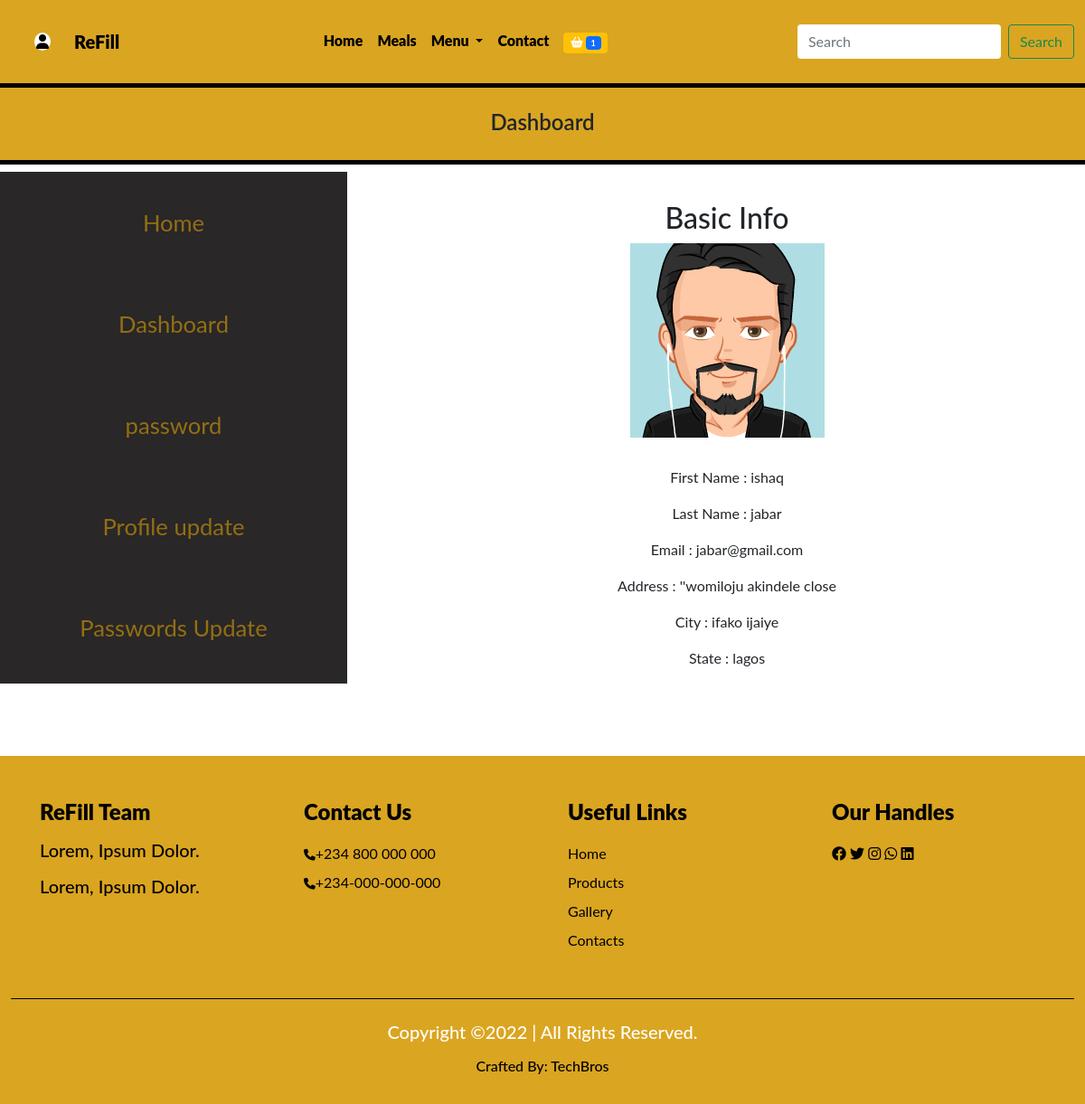
Screenshot of /dashboard (signed in) with the database file from the repository.
### dashboard/models.py (models this page shows, shortened)
class Profile(models.Model):
    user = models.OneToOneField(User, on_delete=models.CASCADE)
    first_name = models.CharField(max_length=250)
    last_name = models.CharField(max_length=250)
    email = models.EmailField(max_length=250)
    phone = models.CharField(max_length=250)
    address = models.CharField(max_length=250)
    city = models.CharField(max_length=250)
    state = models.CharField(max_length=250)
    profile_pix = models.ImageField(upload_to= 'dashboard', default='dashboard/avatar.jpg')

### techbro/views.py (the view)
# urls.py: path('dashboard', dashboard, name='dashboard'),
@login_required(login_url='signin')
def dashboard(requset ):
    profile_data =Profile.objects.get(user__username=requset.user.username)
    context ={
        'profile_data':profile_data
    }
    return render(requset, 'dashboard.html', context)

### techbro/context_processor.py (called while the page is built)
def cartcount(request):
    count = Shopcartt.objects.filter(user__username = request.user.username, paid= False)
    itemcount= 0
    for item in count:
        itemcount += item.c_item
    context = {
        'itemcount': itemcount
    }
    return context

### techbro/templates/dashboard.html (shortened to what this page needs)
{% extends 'base.html' %}
{% block header %} {% include 'header.html' %} {% endblock header %}
 {% block showcase %}  {% include 'dash_banner.html' %} {% endblock showcase  %}
{% block content %}
<section class="bigger">
    <div class="row text-center">
        {% include 'dash_sidebar.html' %}
        <div class="col-5 col-sm-6 col-md-3 col-lg-2 col-xl-8 base">
            <div class="basic">
                <div class="basicheader">
                    <h2>Basic Info</h2>
                </div>
                <div class="profileicon">
                    <img src="{{profile_data.profile_pix.url}}">
                </div>
                <div class="info">
                    <p>First Name : {{profile_data.first_name}}</p>
                    <p>Last Name  : {{profile_data.last_name}}</p>
                    <p>Email : {{profile_data.email}}</p>
                    <p>Address : ''{{profile_data.address}}</p>
                    <p>City : {{profile_data.city}}</p>
                    <p>State : {{profile_data.state}}</p>
                </div>
            </div>
        </div>
      </div>
</section>
{% endblock content %}
{% block footer %} {% include 'footer.html' %}{% endblock footer %}

### techbro/static/css/dash.css (style rules this page uses)
* { box-sizing: border-box; margin: 0; padding: 0; }
.basicheader h2 { font-size: 2rem; margin-top: 2rem; }
.basic .info { font-size: 1rem; margin-top: 2rem; }

### techbro/static/css/index.css (style rules this page uses)
* { margin: 0; padding: 0; box-sizing: border-box; }

### techbro/static/css/nedu.css (style rules this page uses)
* { padding: 0; margin: 0; box-sizing: border-box; }
:root { --body: white; --navbody: pink; --navbar: #0f0f0ffb; --text: #f8aa02; --navback: #003566; --moon: black; }
body { font-family: 'Lato', sans-serif; background: var(--body); }

### techbro/static/css/style.css (style rules this page uses)
* { margin: 0; padding: 0; box-sizing: border-box; }

### rows the page displays
Profile: profile_pix (picture), first_name "ishaq", last_name "jabar", email "jabar@gmail.com", address "womiloju akindele close", city "ifako ijaiye", state "lagos"

### other values shown
{{ itemcount }} "1"
